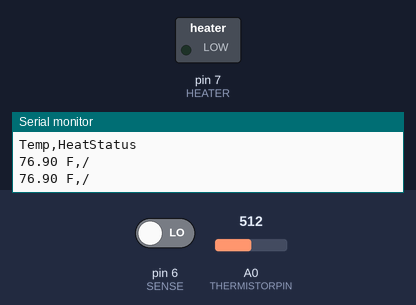
The sketch below on a simulated Arduino Uno, built with avr-gcc and run on an emulated ATmega328P. Shown: switched loads named in the sketch (green lamp = pin HIGH), the last lines printed to the serial monitor. Inputs (shaded band) come from the test bench; at power-on: A0 (THERMISTORPIN) = 512, pin 6 (SENSE) LOW.

Above: at 1.2 s.
1.3 s: A0 (THERMISTORPIN) set to 538
At 2.7 s:
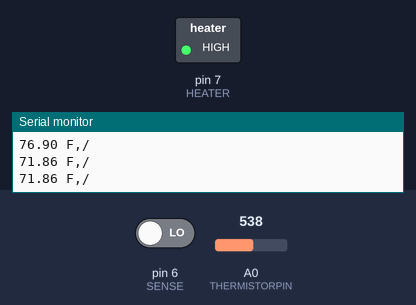
5.8 s: A0 (THERMISTORPIN) set to 511
At 6.5 s:
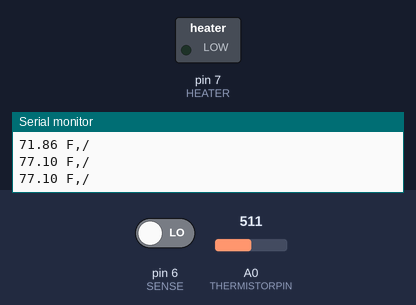
7.6 s: A0 (THERMISTORPIN) set to 716
At 9.4 s:
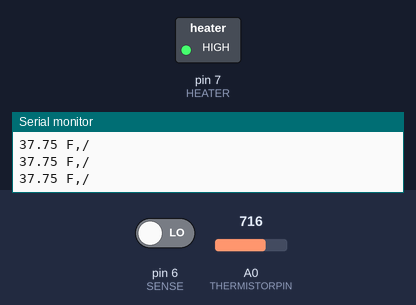
Timing chart, 0 to 10.5 s (numbered marks = the images above; inputs shaded):
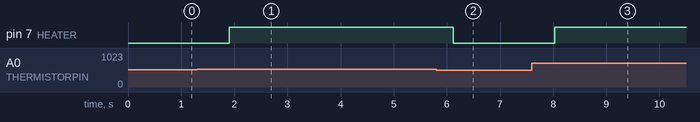

The sketch:

Stupid_Temp_w_getTemp.ino
```cpp
// which analog pin to connect
#define THERMISTORPIN A0
// resistance at 25 degrees C
#define THERMISTORNOMINAL 10000
// temp. for nominal resistance (almost always 25 C)
#define TEMPERATURENOMINAL 25
// how many samples to take and average, more takes longer
// but is more 'smooth'
#define NUMSAMPLES 10
// The beta coefficient of the thermistor (usually 3000-4000)
#define BCOEFFICIENT 3200
// the value of the 'other' resistor
#define SERIESRESISTOR 10000
// the output relay pin
#define HEATER 7
// input pin to sense heater status
#define SENSE 6
// temperature at which to start heating
#define tempSet 75.0
// hysterisis
#define hysterisis 0.0
// safe cool time in half-seconds
#define safeCoolTime 6

uint16_t samples[NUMSAMPLES];

float tempRead(){
  uint8_t a;
  float average;

  // take N samples in a row, with a slight delay
  for (a=0; a< NUMSAMPLES; a++) {
   samples[a] = analogRead(THERMISTORPIN);
   delay(10);
  }

  // average all the samples out
  average = 0;
  for (a=0; a< NUMSAMPLES; a++) {
     average += samples[a];
  }
  average /= NUMSAMPLES;

  // Serial.print("Average analog reading ");
  // Serial.println(average);

  // convert the value to resistance
  // average = 1023 - average;  // use if PTC
  average = 1023 / average - 1;
  average = SERIESRESISTOR / average;
  // Serial.print("Thermistor resistance ");
  // Serial.println(average);

  float steinhart;
  steinhart = average / THERMISTORNOMINAL;     // (R/Ro)
  steinhart = log(steinhart);                  // ln(R/Ro)
  steinhart /= BCOEFFICIENT;                   // 1/B * ln(R/Ro)
  steinhart += 1.0 / (TEMPERATURENOMINAL + 273.15); // + (1/To)
  steinhart = 1.0 / steinhart;                 // Invert
  steinhart -= 273.15;                         // convert to C
  steinhart = (steinhart * 9.0)/ 5.0 + 32.0;   // convert to F
  return steinhart;
}

float printTemp(float temperature){
  int hotRead = digitalRead(SENSE);
  Serial.print(temperature);
  Serial.print(" F,");
  if(hotRead == 1) {
    Serial.println("*");
  } else {
    Serial.println("/");
  }
}

float getTemp(){
  float temperature = tempRead();
  printTemp(temperature);
  return temperature;
}

void safeCool(int sTime){
  digitalWrite(HEATER, LOW); //safety precaution - always turn the heater off for    ****** define this as a safe cool function
  for(int b; b < sTime; b++){
    getTemp();
    delay(500);
  }
}

void heat(){
  int c = 0;
  for (c = 0; c < 12; c++){           // never heat for more than 6 seconds straight
    digitalWrite(HEATER, HIGH);            // trip relay from pin 7 (heat on)
    delay(500); // wait .5 sec                                     ******define time variable
    if (getTemp() > (tempSet + hysterisis)){         // 73.08 for a hysterisis of .5 degrees
      digitalWrite(HEATER, LOW);
      break;
    }
  }
      safeCool(safeCoolTime);                // 3 seconds after heating
}

void setup(void) {
  Serial.begin(9600);
  analogReference(EXTERNAL);
  pinMode(HEATER, OUTPUT);
  pinMode(SENSE, INPUT);
  digitalWrite(HEATER, LOW);
  Serial.println("Temp,HeatStatus");
}

void loop(void) {
  if (getTemp() < tempSet){          // start heating when temp < 73.0                   ******** define temp set variable
    heat();
  } else {
    digitalWrite(HEATER, LOW);
    delay(500);
  }


}
```

Measured:
- the behaviour switches between 521 and 522 on A0 (THERMISTORPIN) (found by bisection; images 0 and 1)
- after the input at 1.3 s, pin 7 (HEATER): LOW → HIGH after 0.61 s
- after the input at 5.8 s, pin 7 (HEATER): HIGH → LOW after 0.32 s
- after the input at 7.6 s, pin 7 (HEATER): LOW → HIGH after 0.43 s
